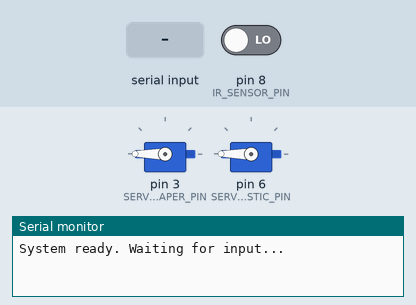
Recording of a sketch running on a simulated Arduino Uno, built with avr-gcc and run on an emulated ATmega328P. Parts: 2 × servo, the last lines printed to the serial monitor. The test bench sets the inputs (shaded band); at power-on: pin 8 (IR_SENSOR_PIN) LOW.

Above: at 1.2 s.
1.3 s: "plastic\n" received over Serial
At 1.7 s:
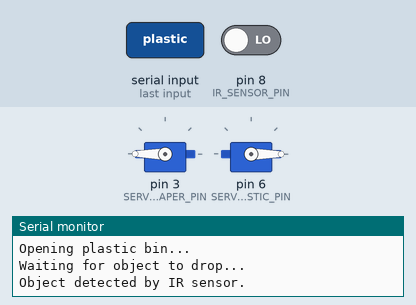
3.3 s: "paper\n" received over Serial
At 3.6 s:
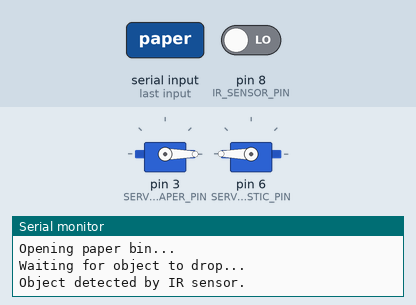
Timing chart, 0 to 6.3 s (numbered marks = the images above; inputs shaded):
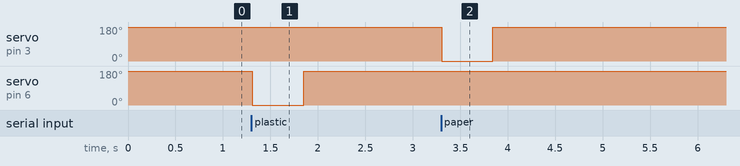

Measured:
- after the input at 1.3 s, servo on pin 6 (SERVO_PLASTIC_PIN): 180° → 0° at once, → 180° 0.54 s later
- after the input at 3.3 s, servo on pin 3 (SERVO_PAPER_PIN): 180° → 0° at once, → 180° 0.54 s later

The sketch:

ir_logic.ino
```cpp
#include <Servo.h>

// Servo pins
#define SERVO_PAPER_PIN 3
#define SERVO_PLASTIC_PIN 6

// IR sensor pin (shared for both bins)
#define IR_SENSOR_PIN 8

Servo servoPaper;
Servo servoPlastic;

String input = "";

void setup() {
  Serial.begin(9600);

  // IR sensor
  pinMode(IR_SENSOR_PIN, INPUT);

  // Attach servos
  servoPaper.attach(SERVO_PAPER_PIN);
  servoPlastic.attach(SERVO_PLASTIC_PIN);

  // Close both bins
  servoPaper.write(180);
  servoPlastic.write(180);

  Serial.println("System ready. Waiting for input...");
}

void loop() {
  if (Serial.available()) {
    input = Serial.readStringUntil('\n');
    input.trim();

    Serial.print("Received: ");
    Serial.println(input);

    if (input == "plastic") {
      Serial.println("Opening plastic bin...");
      servoPlastic.write(0);

      waitForIRDrop();

      servoPlastic.write(180);
      Serial.println("Plastic bin closed.");
    }

    else if (input == "paper") {
      Serial.println("Opening paper bin...");
      servoPaper.write(0);

      waitForIRDrop();

      servoPaper.write(180);
      Serial.println("Paper bin closed.");
    }

    else {
      Serial.println("Unknown input.");
    }
  }
}

// Wait until IR sensor detects object (i.e., LOW signal)
void waitForIRDrop() {
  Serial.println("Waiting for object to drop...");
  unsigned long start = millis();
  while (digitalRead(IR_SENSOR_PIN) == HIGH) {
    if (millis() - start > 5000) {
      Serial.println("Timeout waiting for object.");
      break;
    }
  }
  Serial.println("Object detected by IR sensor.");
  delay(500); // Small delay before closing
}
```
